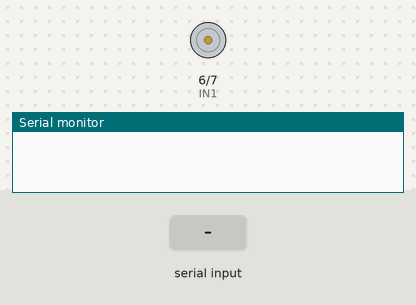
Recording of a sketch running on a simulated Arduino Uno, built with avr-gcc and run on an emulated ATmega328P. Parts: motor-driver pin pairs drawn as motors (green arrow = first pin HIGH = forward, orange = second pin HIGH = backward, longer = more drive, scaled by the enable pin), the last lines printed to the serial monitor. The test bench sets the inputs (shaded band).

Above: at 1.2 s.
1.3 s: "*lift up" received over Serial
At 2.8 s:
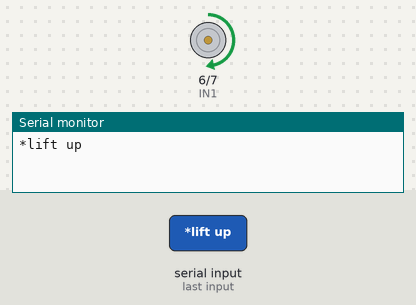
Timing chart, 0 to 12.8 s (numbered marks = the images above; inputs shaded):
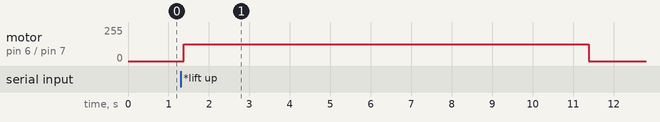

Measured:
- after the input at 1.3 s, motor on pin 6 (IN1) / pin 7 (IN2): stopped → forward 125/255 after 0.08 s, → stopped 10.0 s later

The sketch:

elavator_1.ino
```cpp
//garrge elavator for the project
String voice;

const int IN1 = 6;
const int IN2 = 7;
const int ENA = 5;

void setup() {
  Serial.begin(9600);

    pinMode (IN1, OUTPUT);
    pinMode (IN2, OUTPUT);
    pinMode (ENA, OUTPUT);
}

void loop() {
  analogWrite(ENA, 125);
  while (Serial.available())
  {
  delay(10);
  char c = Serial.read();
  if (c == '#') {break;}
  voice += c;
  }

  if (voice.length() > 0) {
    Serial.println(voice);

       if(voice == "*lift up")
     {
  digitalWrite(IN1, HIGH);
  delay(5000);
  digitalWrite(IN2, LOW);
  delay(5000);
  digitalWrite(IN1, LOW);
  digitalWrite(IN2, LOW);

     }
  else if(voice == "*lift down")
     {

  digitalWrite(IN2, HIGH);
  delay(5000);
  digitalWrite(IN1, LOW);
  delay(5000);
  digitalWrite(IN2, LOW);
  digitalWrite(IN1, LOW);
     }
  }
 voice="";
}
```
